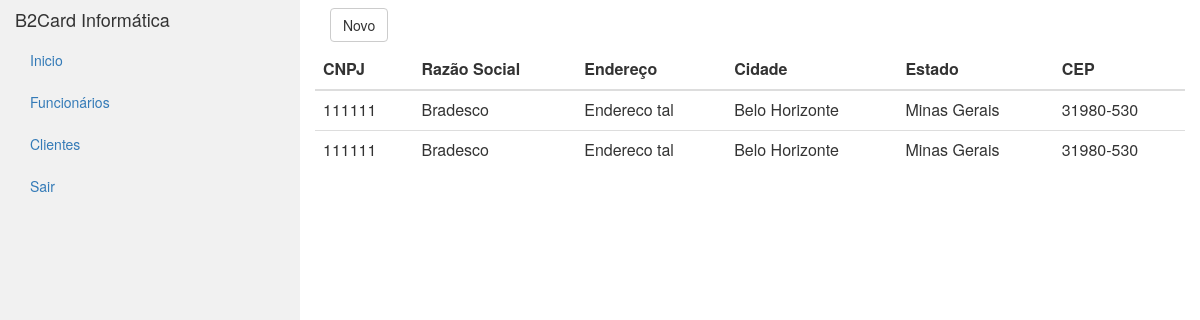
The app's page /clientes/ (signed in), older data.
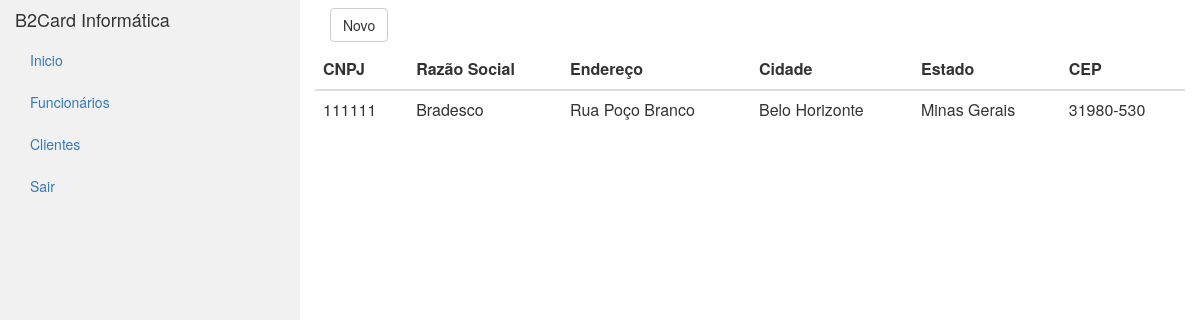
The same page, newer data.
### clientes/models.py (models this page shows)
class Cliente(models.Model):
    cnpj = models.CharField(max_length=19)
    razao_social = models.CharField(max_length=30)
    endereco = models.CharField(max_length=100)
    cidade = models.CharField(max_length=20)
    estado = models.CharField(max_length=20)
    cep = models.CharField(max_length=10)

### clientes/views.py (the view)
def index(request):
    clientes = Cliente.objects.all()
    context = {
        'clientes': clientes
    }
    return render(request, 'clientes/index.html', context)

### clientes/templates/clientes/index.html (shortened to what this page needs)
{% extends "base_page.html" %}
{% block content %}
<form class="navbar-form" action="{% url 'clientes:novo' %}" method="post">
	<button class="btn btn-default" value="Novo">Novo</button>
</form>
<table class="table table-hover">
    <thead>
      <tr>
        <th>CNPJ</th>
        <th>Razão Social</th>
        <th>Endereço</th>
        <th>Cidade</th>
        <th>Estado</th>
        <th>CEP</th>
      </tr>
    </thead>
    <tbody>
      {% for cliente in clientes %}
      <tr href="{% url 'clientes:editar' cliente.id %}">
        <td>{{cliente.cnpj}}</td>
        <td>{{cliente.razao_social}}</td>
        <td>{{cliente.endereco}}</td>
        <td>{{cliente.cidade}}</td>
        <td>{{cliente.estado}}</td>
        <td>{{cliente.cep}}</td>
      </tr>
      {% endfor %}
    </tbody>
  </table>
{% endblock %}

### templates/base_page.html (shortened to what this page needs)
<!DOCTYPE html>
<html lang="pt">
<head>
  <link rel="stylesheet" href="/static/bootstrap/bootstrap-3.3.7-dist/css/bootstrap.min.css">
  <link rel="stylesheet" href="/static/css/style.css">
</head>
<body>
	<div class="container-fluid">
		<div class="row content">
			{% include "link_menu.html" %}
			<div id="messagens" class="col-sm-9">
				{% block content %}{% endblock %}
			</div>
		</div>
	</div>
</body>
</html>

### templates/link_menu.html (shortened to what this page needs)
<div class="col-sm-3 sidenav">
    <h4>B2Card Informática</h4>
    <ul class="nav nav-pills nav-stacked">
		<li>
			<a href="{% url 'inicial:inicial' %}">
				Inicio
			</a>
		</li>
		<li>
			<a href="{% url 'recursos:inicial' %}">
				Funcionários
			</a>
		</li>
		<li>
			<a href="{% url 'clientes:inicial' %}">
				Clientes
			</a>
		</li>
		<li>
			<a href="{% url 'autenticacao:logout_view' %}">
				Sair
			</a>
		</li>
	</ul>
    <br>
 </div>

### templates/base_page.html (style rules this page uses)
.row.content { height: 1500px }
.sidenav { background-color: #f1f1f1; height: 100%; }

### clientes/templates/clientes/index.html (style rules this page uses)
table tr { cursor: pointer; }

Row changes from the older to the newer data that the page shows:
removed Cliente: cnpj "111111", razao_social "Bradesco", endereco "Endereco tal", cidade "Belo Horizonte", estado "Minas Gerais", cep "31980-530"
removed Cliente: cnpj "111111", razao_social "Bradesco", endereco "Endereco tal", cidade "Belo Horizonte", estado "Minas Gerais", cep "31980-530"
added Cliente: cnpj "111111", razao_social "Bradesco", endereco "Rua Poço Branco", cidade "Belo Horizonte", estado "Minas Gerais", cep "31980-530"
